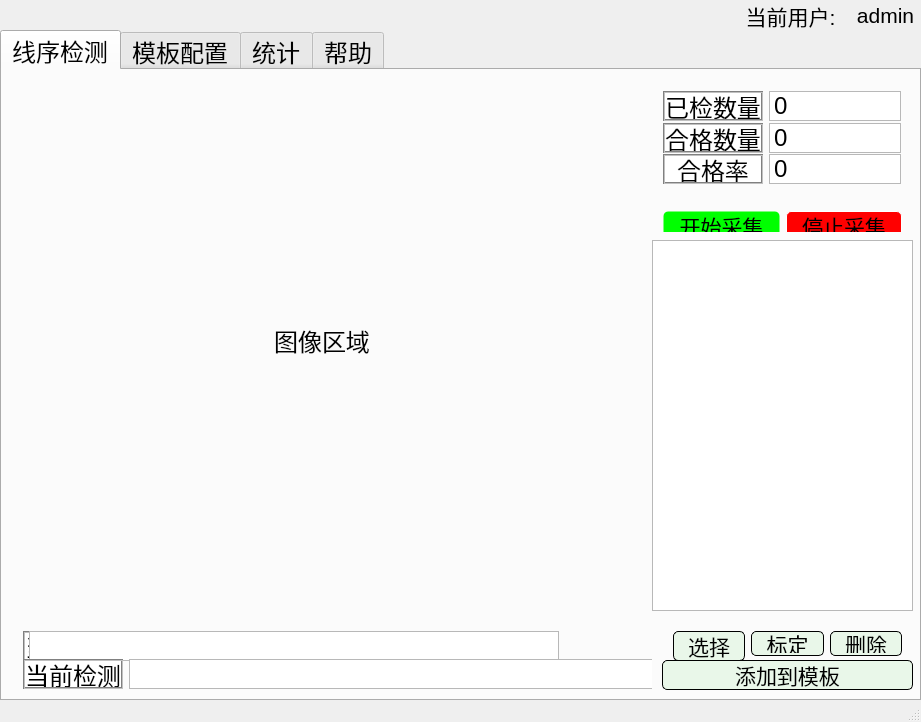
<?xml version="1.0" encoding="UTF-8"?>
<ui version="4.0">
 <class>MainWindow</class>
 <widget class="QMainWindow" name="MainWindow">
  <property name="geometry">
   <rect>
    <x>0</x>
    <y>0</y>
    <width>921</width>
    <height>722</height>
   </rect>
  </property>
  <property name="sizePolicy">
   <sizepolicy hsizetype="Fixed" vsizetype="Fixed">
    <horstretch>0</horstretch>
    <verstretch>0</verstretch>
   </sizepolicy>
  </property>
  <property name="windowTitle">
   <string>线序检测</string>
  </property>
  <widget class="QWidget" name="centralWidget">
   <property name="sizePolicy">
    <sizepolicy hsizetype="Expanding" vsizetype="Expanding">
     <horstretch>0</horstretch>
     <verstretch>0</verstretch>
    </sizepolicy>
   </property>
   <widget class="QTabWidget" name="tabWidget">
    <property name="geometry">
     <rect>
      <x>0</x>
      <y>30</y>
      <width>921</width>
      <height>671</height>
     </rect>
    </property>
    <property name="sizePolicy">
     <sizepolicy hsizetype="Preferred" vsizetype="Preferred">
      <horstretch>0</horstretch>
      <verstretch>0</verstretch>
     </sizepolicy>
    </property>
    <property name="font">
     <font>
      <pointsize>18</pointsize>
     </font>
    </property>
    <property name="layoutDirection">
     <enum>Qt::LeftToRight</enum>
    </property>
    <property name="currentIndex">
     <number>0</number>
    </property>
    <property name="iconSize">
     <size>
      <width>16</width>
      <height>16</height>
     </size>
    </property>
    <widget class="QWidget" name="tab1">
     <property name="font">
      <font>
       <pointsize>18</pointsize>
      </font>
     </property>
     <attribute name="title">
      <string>线序检测</string>
     </attribute>
     <widget class="QLabel" name="label_camera">
      <property name="geometry">
       <rect>
        <x>0</x>
        <y>0</y>
        <width>640</width>
        <height>540</height>
       </rect>
      </property>
      <property name="sizePolicy">
       <sizepolicy hsizetype="Fixed" vsizetype="Fixed">
        <horstretch>0</horstretch>
        <verstretch>0</verstretch>
       </sizepolicy>
      </property>
      <property name="minimumSize">
       <size>
        <width>640</width>
        <height>540</height>
       </size>
      </property>
      <property name="maximumSize">
       <size>
        <width>640</width>
        <height>540</height>
       </size>
      </property>
      <property name="text">
       <string>图像区域</string>
      </property>
      <property name="alignment">
       <set>Qt::AlignCenter</set>
      </property>
     </widget>
     <widget class="QWidget" name="layoutWidget">
      <property name="geometry">
       <rect>
        <x>10</x>
        <y>550</y>
        <width>640</width>
        <height>72</height>
       </rect>
      </property>
      <layout class="QVBoxLayout" name="verticalLayout_2">
       <item>
        <layout class="QFormLayout" name="formLayout">
         <property name="sizeConstraint">
          <enum>QLayout::SetMinimumSize</enum>
         </property>
         <item row="0" column="0">
          <widget class="QLabel" name="label_current_template">
           <property name="sizePolicy">
            <sizepolicy hsizetype="Fixed" vsizetype="Fixed">
             <horstretch>0</horstretch>
             <verstretch>0</verstretch>
            </sizepolicy>
           </property>
           <property name="minimumSize">
            <size>
             <width>100</width>
             <height>30</height>
            </size>
           </property>
           <property name="maximumSize">
            <size>
             <width>100</width>
             <height>30</height>
            </size>
           </property>
           <property name="sizeIncrement">
            <size>
             <width>100</width>
             <height>30</height>
            </size>
           </property>
           <property name="baseSize">
            <size>
             <width>100</width>
             <height>30</height>
            </size>
           </property>
           <property name="font">
            <font>
             <pointsize>18</pointsize>
            </font>
           </property>
           <property name="autoFillBackground">
            <bool>false</bool>
           </property>
           <property name="styleSheet">
            <string notr="true">background-color:white;
color: black;
border: 2px groove gray</string>
           </property>
           <property name="text">
            <string>当前模板</string>
           </property>
           <property name="alignment">
            <set>Qt::AlignCenter</set>
           </property>
          </widget>
         </item>
         <item row="0" column="1">
          <widget class="QTextEdit" name="textEdit_current_template">
           <property name="sizePolicy">
            <sizepolicy hsizetype="Fixed" vsizetype="Fixed">
             <horstretch>0</horstretch>
             <verstretch>0</verstretch>
            </sizepolicy>
           </property>
           <property name="minimumSize">
            <size>
             <width>530</width>
             <height>30</height>
            </size>
           </property>
           <property name="maximumSize">
            <size>
             <width>500</width>
             <height>30</height>
            </size>
           </property>
           <property name="font">
            <font>
             <pointsize>18</pointsize>
            </font>
           </property>
           <property name="layoutDirection">
            <enum>Qt::RightToLeft</enum>
           </property>
           <property name="frameShadow">
            <enum>QFrame::Raised</enum>
           </property>
           <property name="verticalScrollBarPolicy">
            <enum>Qt::ScrollBarAlwaysOff</enum>
           </property>
           <property name="horizontalScrollBarPolicy">
            <enum>Qt::ScrollBarAlwaysOff</enum>
           </property>
           <property name="html">
            <string>&lt;!DOCTYPE HTML PUBLIC &quot;-//W3C//DTD HTML 4.0//EN&quot; &quot;http://www.w3.org/TR/REC-html40/strict.dtd&quot;&gt;
&lt;html&gt;&lt;head&gt;&lt;meta name=&quot;qrichtext&quot; content=&quot;1&quot; /&gt;&lt;style type=&quot;text/css&quot;&gt;
p, li { white-space: pre-wrap; }
&lt;/style&gt;&lt;/head&gt;&lt;body style=&quot; font-family:'Ubuntu'; font-size:18pt; font-weight:400; font-style:normal;&quot;&gt;
&lt;p style=&quot;-qt-paragraph-type:empty; margin-top:0px; margin-bottom:0px; margin-left:0px; margin-right:0px; -qt-block-indent:0; text-indent:0px;&quot;&gt;&lt;br /&gt;&lt;/p&gt;&lt;/body&gt;&lt;/html&gt;</string>
           </property>
          </widget>
         </item>
        </layout>
       </item>
       <item>
        <layout class="QHBoxLayout" name="horizontalLayout_5">
         <property name="sizeConstraint">
          <enum>QLayout::SetDefaultConstraint</enum>
         </property>
         <item>
          <widget class="QLabel" name="label_current_detect">
           <property name="sizePolicy">
            <sizepolicy hsizetype="Fixed" vsizetype="Fixed">
             <horstretch>0</horstretch>
             <verstretch>0</verstretch>
            </sizepolicy>
           </property>
           <property name="minimumSize">
            <size>
             <width>100</width>
             <height>30</height>
            </size>
           </property>
           <property name="maximumSize">
            <size>
             <width>100</width>
             <height>30</height>
            </size>
           </property>
           <property name="font">
            <font>
             <pointsize>18</pointsize>
            </font>
           </property>
           <property name="autoFillBackground">
            <bool>false</bool>
           </property>
           <property name="styleSheet">
            <string notr="true">background-color:white;
color: black;
border: 2px groove gray</string>
           </property>
           <property name="text">
            <string>当前检测</string>
           </property>
           <property name="alignment">
            <set>Qt::AlignCenter</set>
           </property>
          </widget>
         </item>
         <item>
          <widget class="QTextEdit" name="textEdit_current_detect">
           <property name="sizePolicy">
            <sizepolicy hsizetype="Fixed" vsizetype="Fixed">
             <horstretch>0</horstretch>
             <verstretch>0</verstretch>
            </sizepolicy>
           </property>
           <property name="minimumSize">
            <size>
             <width>530</width>
             <height>30</height>
            </size>
           </property>
           <property name="maximumSize">
            <size>
             <width>530</width>
             <height>30</height>
            </size>
           </property>
           <property name="font">
            <font>
             <pointsize>18</pointsize>
            </font>
           </property>
           <property name="layoutDirection">
            <enum>Qt::RightToLeft</enum>
           </property>
           <property name="frameShadow">
            <enum>QFrame::Raised</enum>
           </property>
           <property name="verticalScrollBarPolicy">
            <enum>Qt::ScrollBarAlwaysOff</enum>
           </property>
           <property name="horizontalScrollBarPolicy">
            <enum>Qt::ScrollBarAlwaysOff</enum>
           </property>
           <property name="html">
            <string>&lt;!DOCTYPE HTML PUBLIC &quot;-//W3C//DTD HTML 4.0//EN&quot; &quot;http://www.w3.org/TR/REC-html40/strict.dtd&quot;&gt;
&lt;html&gt;&lt;head&gt;&lt;meta name=&quot;qrichtext&quot; content=&quot;1&quot; /&gt;&lt;style type=&quot;text/css&quot;&gt;
p, li { white-space: pre-wrap; }
&lt;/style&gt;&lt;/head&gt;&lt;body style=&quot; font-family:'Ubuntu'; font-size:18pt; font-weight:400; font-style:normal;&quot;&gt;
&lt;p style=&quot;-qt-paragraph-type:empty; margin-top:0px; margin-bottom:0px; margin-left:0px; margin-right:0px; -qt-block-indent:0; text-indent:0px;&quot;&gt;&lt;br /&gt;&lt;/p&gt;&lt;/body&gt;&lt;/html&gt;</string>
           </property>
          </widget>
         </item>
        </layout>
       </item>
      </layout>
     </widget>
     <widget class="QPushButton" name="btn_add_template">
      <property name="geometry">
       <rect>
        <x>660</x>
        <y>590</y>
        <width>251</width>
        <height>30</height>
       </rect>
      </property>
      <property name="sizePolicy">
       <sizepolicy hsizetype="Expanding" vsizetype="Fixed">
        <horstretch>0</horstretch>
        <verstretch>0</verstretch>
       </sizepolicy>
      </property>
      <property name="minimumSize">
       <size>
        <width>180</width>
        <height>30</height>
       </size>
      </property>
      <property name="maximumSize">
       <size>
        <width>500</width>
        <height>30</height>
       </size>
      </property>
      <property name="font">
       <font>
        <pointsize>16</pointsize>
       </font>
      </property>
      <property name="styleSheet">
       <string notr="true">background-color:rgba(100,225,100,30);
border-style:inset;
border-width:1px;
border-radius:5px;
border-color:rgba(0,0,0,1);
padding:2px;</string>
      </property>
      <property name="text">
       <string>添加到模板</string>
      </property>
     </widget>
     <widget class="QTableView" name="tableView_template">
      <property name="geometry">
       <rect>
        <x>650</x>
        <y>170</y>
        <width>261</width>
        <height>371</height>
       </rect>
      </property>
     </widget>
     <widget class="QWidget" name="layoutWidget">
      <property name="geometry">
       <rect>
        <x>650</x>
        <y>130</y>
        <width>261</width>
        <height>32</height>
       </rect>
      </property>
      <layout class="QHBoxLayout" name="horizontalLayout_4">
       <item>
        <widget class="QPushButton" name="btn_start_camera">
         <property name="sizePolicy">
          <sizepolicy hsizetype="Expanding" vsizetype="Fixed">
           <horstretch>0</horstretch>
           <verstretch>0</verstretch>
          </sizepolicy>
         </property>
         <property name="minimumSize">
          <size>
           <width>90</width>
           <height>30</height>
          </size>
         </property>
         <property name="font">
          <font>
           <pointsize>16</pointsize>
          </font>
         </property>
         <property name="autoFillBackground">
          <bool>false</bool>
         </property>
         <property name="styleSheet">
          <string notr="true">background-color:rgb(0, 255, 0);
border-style:inset;
border-width:1px;
border-radius:5px;
border-color:rgba(255,255,255,0);
padding:2px;</string>
         </property>
         <property name="text">
          <string>开始采集</string>
         </property>
        </widget>
       </item>
       <item>
        <widget class="QPushButton" name="btn_stop_camera">
         <property name="sizePolicy">
          <sizepolicy hsizetype="Expanding" vsizetype="Fixed">
           <horstretch>0</horstretch>
           <verstretch>0</verstretch>
          </sizepolicy>
         </property>
         <property name="minimumSize">
          <size>
           <width>90</width>
           <height>30</height>
          </size>
         </property>
         <property name="font">
          <font>
           <pointsize>16</pointsize>
          </font>
         </property>
         <property name="styleSheet">
          <string notr="true">background-color:rgb(255, 0, 0);
border-style:inset;
border-width:1px;
border-radius:5px;
border-color:rgba(255,255,255,1);
padding:2px;</string>
         </property>
         <property name="text">
          <string>停止采集</string>
         </property>
        </widget>
       </item>
      </layout>
     </widget>
     <widget class="QWidget" name="layoutWidget">
      <property name="geometry">
       <rect>
        <x>660</x>
        <y>550</y>
        <width>251</width>
        <height>40</height>
       </rect>
      </property>
      <layout class="QHBoxLayout" name="horizontalLayout_6">
       <property name="spacing">
        <number>6</number>
       </property>
       <item>
        <widget class="QPushButton" name="btn_choose_template">
         <property name="sizePolicy">
          <sizepolicy hsizetype="Fixed" vsizetype="Fixed">
           <horstretch>0</horstretch>
           <verstretch>0</verstretch>
          </sizepolicy>
         </property>
         <property name="minimumSize">
          <size>
           <width>40</width>
           <height>30</height>
          </size>
         </property>
         <property name="maximumSize">
          <size>
           <width>80</width>
           <height>30</height>
          </size>
         </property>
         <property name="font">
          <font>
           <pointsize>16</pointsize>
          </font>
         </property>
         <property name="autoFillBackground">
          <bool>false</bool>
         </property>
         <property name="styleSheet">
          <string notr="true">background-color:rgba(100,225,100,30);
border-style:inset;
border-width:1px;
border-radius:5px;
border-color:rgba(0,0,0,1);
padding:2px;
</string>
         </property>
         <property name="text">
          <string>选择</string>
         </property>
        </widget>
       </item>
       <item>
        <widget class="QPushButton" name="btn_calibration">
         <property name="sizePolicy">
          <sizepolicy hsizetype="Fixed" vsizetype="Fixed">
           <horstretch>0</horstretch>
           <verstretch>0</verstretch>
          </sizepolicy>
         </property>
         <property name="minimumSize">
          <size>
           <width>40</width>
           <height>25</height>
          </size>
         </property>
         <property name="maximumSize">
          <size>
           <width>80</width>
           <height>30</height>
          </size>
         </property>
         <property name="font">
          <font>
           <pointsize>16</pointsize>
          </font>
         </property>
         <property name="styleSheet">
          <string notr="true">background-color:rgba(100,225,100,30);
border-style:inset;
border-width:1px;
border-radius:5px;
border-color:rgba(0,0,0,1);
padding:2px;</string>
         </property>
         <property name="text">
          <string>标定</string>
         </property>
        </widget>
       </item>
       <item>
        <widget class="QPushButton" name="btn_delete">
         <property name="sizePolicy">
          <sizepolicy hsizetype="Fixed" vsizetype="Fixed">
           <horstretch>0</horstretch>
           <verstretch>0</verstretch>
          </sizepolicy>
         </property>
         <property name="minimumSize">
          <size>
           <width>40</width>
           <height>25</height>
          </size>
         </property>
         <property name="maximumSize">
          <size>
           <width>80</width>
           <height>30</height>
          </size>
         </property>
         <property name="font">
          <font>
           <pointsize>16</pointsize>
          </font>
         </property>
         <property name="styleSheet">
          <string notr="true">background-color:rgba(100,225,100,30);
border-style:inset;
border-width:1px;
border-radius:5px;
border-color:rgba(0,0,0,1);
padding:2px;</string>
         </property>
         <property name="text">
          <string>删除</string>
         </property>
        </widget>
       </item>
      </layout>
     </widget>
     <widget class="QWidget" name="layoutWidget">
      <property name="geometry">
       <rect>
        <x>650</x>
        <y>10</y>
        <width>260</width>
        <height>110</height>
       </rect>
      </property>
      <layout class="QVBoxLayout" name="verticalLayout">
       <item>
        <layout class="QHBoxLayout" name="horizontalLayout">
         <item>
          <widget class="QLabel" name="label_total">
           <property name="sizePolicy">
            <sizepolicy hsizetype="Expanding" vsizetype="Fixed">
             <horstretch>0</horstretch>
             <verstretch>0</verstretch>
            </sizepolicy>
           </property>
           <property name="minimumSize">
            <size>
             <width>100</width>
             <height>30</height>
            </size>
           </property>
           <property name="maximumSize">
            <size>
             <width>100</width>
             <height>30</height>
            </size>
           </property>
           <property name="font">
            <font>
             <pointsize>18</pointsize>
            </font>
           </property>
           <property name="autoFillBackground">
            <bool>false</bool>
           </property>
           <property name="styleSheet">
            <string notr="true">background-color:white;
color: black;   
border: 2px groove gray</string>
           </property>
           <property name="text">
            <string>已检数量</string>
           </property>
           <property name="alignment">
            <set>Qt::AlignCenter</set>
           </property>
          </widget>
         </item>
         <item>
          <widget class="QTextEdit" name="textEdit_total">
           <property name="sizePolicy">
            <sizepolicy hsizetype="Fixed" vsizetype="Fixed">
             <horstretch>0</horstretch>
             <verstretch>0</verstretch>
            </sizepolicy>
           </property>
           <property name="minimumSize">
            <size>
             <width>100</width>
             <height>30</height>
            </size>
           </property>
           <property name="maximumSize">
            <size>
             <width>150</width>
             <height>30</height>
            </size>
           </property>
           <property name="font">
            <font>
             <pointsize>18</pointsize>
            </font>
           </property>
           <property name="layoutDirection">
            <enum>Qt::RightToLeft</enum>
           </property>
           <property name="frameShadow">
            <enum>QFrame::Raised</enum>
           </property>
           <property name="verticalScrollBarPolicy">
            <enum>Qt::ScrollBarAlwaysOff</enum>
           </property>
           <property name="horizontalScrollBarPolicy">
            <enum>Qt::ScrollBarAlwaysOff</enum>
           </property>
           <property name="html">
            <string>&lt;!DOCTYPE HTML PUBLIC &quot;-//W3C//DTD HTML 4.0//EN&quot; &quot;http://www.w3.org/TR/REC-html40/strict.dtd&quot;&gt;
&lt;html&gt;&lt;head&gt;&lt;meta name=&quot;qrichtext&quot; content=&quot;1&quot; /&gt;&lt;style type=&quot;text/css&quot;&gt;
p, li { white-space: pre-wrap; }
&lt;/style&gt;&lt;/head&gt;&lt;body style=&quot; font-family:'Ubuntu'; font-size:18pt; font-weight:400; font-style:normal;&quot;&gt;
&lt;p style=&quot; margin-top:0px; margin-bottom:0px; margin-left:0px; margin-right:0px; -qt-block-indent:0; text-indent:0px;&quot;&gt;&lt;span style=&quot; font-family:'SimSun';&quot;&gt;0&lt;/span&gt;&lt;/p&gt;&lt;/body&gt;&lt;/html&gt;</string>
           </property>
          </widget>
         </item>
        </layout>
       </item>
       <item>
        <layout class="QHBoxLayout" name="horizontalLayout_2">
         <property name="spacing">
          <number>6</number>
         </property>
         <property name="leftMargin">
          <number>0</number>
         </property>
         <property name="topMargin">
          <number>0</number>
         </property>
         <property name="rightMargin">
          <number>0</number>
         </property>
         <property name="bottomMargin">
          <number>0</number>
         </property>
         <item>
          <widget class="QLabel" name="label_qualify">
           <property name="sizePolicy">
            <sizepolicy hsizetype="Fixed" vsizetype="Fixed">
             <horstretch>0</horstretch>
             <verstretch>0</verstretch>
            </sizepolicy>
           </property>
           <property name="minimumSize">
            <size>
             <width>100</width>
             <height>30</height>
            </size>
           </property>
           <property name="maximumSize">
            <size>
             <width>100</width>
             <height>30</height>
            </size>
           </property>
           <property name="font">
            <font>
             <pointsize>18</pointsize>
            </font>
           </property>
           <property name="autoFillBackground">
            <bool>false</bool>
           </property>
           <property name="styleSheet">
            <string notr="true">background-color:white;
color: black;   
border: 2px groove gray</string>
           </property>
           <property name="text">
            <string>合格数量</string>
           </property>
           <property name="alignment">
            <set>Qt::AlignCenter</set>
           </property>
          </widget>
         </item>
         <item>
          <widget class="QTextEdit" name="textEdit_qualify">
           <property name="sizePolicy">
            <sizepolicy hsizetype="Fixed" vsizetype="Fixed">
             <horstretch>0</horstretch>
             <verstretch>0</verstretch>
            </sizepolicy>
           </property>
           <property name="minimumSize">
            <size>
             <width>100</width>
             <height>30</height>
            </size>
           </property>
           <property name="maximumSize">
            <size>
             <width>150</width>
             <height>30</height>
            </size>
           </property>
           <property name="font">
            <font>
             <pointsize>18</pointsize>
            </font>
           </property>
           <property name="layoutDirection">
            <enum>Qt::RightToLeft</enum>
           </property>
           <property name="frameShadow">
            <enum>QFrame::Raised</enum>
           </property>
           <property name="verticalScrollBarPolicy">
            <enum>Qt::ScrollBarAlwaysOff</enum>
           </property>
           <property name="horizontalScrollBarPolicy">
            <enum>Qt::ScrollBarAlwaysOff</enum>
           </property>
           <property name="html">
            <string>&lt;!DOCTYPE HTML PUBLIC &quot;-//W3C//DTD HTML 4.0//EN&quot; &quot;http://www.w3.org/TR/REC-html40/strict.dtd&quot;&gt;
&lt;html&gt;&lt;head&gt;&lt;meta name=&quot;qrichtext&quot; content=&quot;1&quot; /&gt;&lt;style type=&quot;text/css&quot;&gt;
p, li { white-space: pre-wrap; }
&lt;/style&gt;&lt;/head&gt;&lt;body style=&quot; font-family:'Ubuntu'; font-size:18pt; font-weight:400; font-style:normal;&quot;&gt;
&lt;p style=&quot; margin-top:0px; margin-bottom:0px; margin-left:0px; margin-right:0px; -qt-block-indent:0; text-indent:0px;&quot;&gt;&lt;span style=&quot; font-family:'SimSun';&quot;&gt;0&lt;/span&gt;&lt;/p&gt;&lt;/body&gt;&lt;/html&gt;</string>
           </property>
          </widget>
         </item>
        </layout>
       </item>
       <item>
        <layout class="QHBoxLayout" name="horizontalLayout_3">
         <item>
          <widget class="QLabel" name="label_percent">
           <property name="sizePolicy">
            <sizepolicy hsizetype="Expanding" vsizetype="Fixed">
             <horstretch>0</horstretch>
             <verstretch>0</verstretch>
            </sizepolicy>
           </property>
           <property name="minimumSize">
            <size>
             <width>100</width>
             <height>30</height>
            </size>
           </property>
           <property name="maximumSize">
            <size>
             <width>100</width>
             <height>30</height>
            </size>
           </property>
           <property name="font">
            <font>
             <pointsize>18</pointsize>
            </font>
           </property>
           <property name="autoFillBackground">
            <bool>false</bool>
           </property>
           <property name="styleSheet">
            <string notr="true">background-color:white;
color: black;
border: 2px groove gray</string>
           </property>
           <property name="text">
            <string>合格率</string>
           </property>
           <property name="alignment">
            <set>Qt::AlignCenter</set>
           </property>
           <property name="wordWrap">
            <bool>false</bool>
           </property>
           <property name="margin">
            <number>0</number>
           </property>
           <property name="openExternalLinks">
            <bool>false</bool>
           </property>
          </widget>
         </item>
         <item>
          <widget class="QTextEdit" name="textEdit_percent">
           <property name="minimumSize">
            <size>
             <width>100</width>
             <height>30</height>
            </size>
           </property>
           <property name="maximumSize">
            <size>
             <width>150</width>
             <height>30</height>
            </size>
           </property>
           <property name="font">
            <font>
             <pointsize>18</pointsize>
            </font>
           </property>
           <property name="layoutDirection">
            <enum>Qt::RightToLeft</enum>
           </property>
           <property name="frameShadow">
            <enum>QFrame::Raised</enum>
           </property>
           <property name="verticalScrollBarPolicy">
            <enum>Qt::ScrollBarAlwaysOff</enum>
           </property>
           <property name="horizontalScrollBarPolicy">
            <enum>Qt::ScrollBarAlwaysOff</enum>
           </property>
           <property name="html">
            <string>&lt;!DOCTYPE HTML PUBLIC &quot;-//W3C//DTD HTML 4.0//EN&quot; &quot;http://www.w3.org/TR/REC-html40/strict.dtd&quot;&gt;
&lt;html&gt;&lt;head&gt;&lt;meta name=&quot;qrichtext&quot; content=&quot;1&quot; /&gt;&lt;style type=&quot;text/css&quot;&gt;
p, li { white-space: pre-wrap; }
&lt;/style&gt;&lt;/head&gt;&lt;body style=&quot; font-family:'Ubuntu'; font-size:18pt; font-weight:400; font-style:normal;&quot;&gt;
&lt;p style=&quot; margin-top:0px; margin-bottom:0px; margin-left:0px; margin-right:0px; -qt-block-indent:0; text-indent:0px;&quot;&gt;&lt;span style=&quot; font-family:'SimSun';&quot;&gt;0&lt;/span&gt;&lt;/p&gt;&lt;/body&gt;&lt;/html&gt;</string>
           </property>
          </widget>
         </item>
        </layout>
       </item>
      </layout>
     </widget>
    </widget>
    <widget class="QWidget" name="tab_3">
     <attribute name="title">
      <string>模板配置</string>
     </attribute>
     <widget class="QMyTreeWidget" name="widget_tree" native="true">
      <property name="geometry">
       <rect>
        <x>40</x>
        <y>50</y>
        <width>391</width>
        <height>541</height>
       </rect>
      </property>
      <property name="contextMenuPolicy">
       <enum>Qt::CustomContextMenu</enum>
      </property>
     </widget>
    </widget>
    <widget class="QWidget" name="tab">
     <attribute name="title">
      <string>统计</string>
     </attribute>
     <widget class="ChartWidget" name="widget_chart" native="true">
      <property name="geometry">
       <rect>
        <x>0</x>
        <y>0</y>
        <width>911</width>
        <height>621</height>
       </rect>
      </property>
     </widget>
    </widget>
    <widget class="QWidget" name="tab_2">
     <attribute name="title">
      <string>帮助</string>
     </attribute>
    </widget>
   </widget>
   <widget class="QLabel" name="label">
    <property name="geometry">
     <rect>
      <x>740</x>
      <y>0</y>
      <width>101</width>
      <height>31</height>
     </rect>
    </property>
    <property name="font">
     <font>
      <pointsize>16</pointsize>
     </font>
    </property>
    <property name="text">
     <string>当前用户:</string>
    </property>
    <property name="alignment">
     <set>Qt::AlignCenter</set>
    </property>
   </widget>
   <widget class="QLabel" name="label_current_user">
    <property name="geometry">
     <rect>
      <x>840</x>
      <y>0</y>
      <width>91</width>
      <height>31</height>
     </rect>
    </property>
    <property name="font">
     <font>
      <pointsize>16</pointsize>
     </font>
    </property>
    <property name="text">
     <string>admin</string>
    </property>
    <property name="alignment">
     <set>Qt::AlignCenter</set>
    </property>
   </widget>
  </widget>
  <widget class="QStatusBar" name="statusBar"/>
 </widget>
 <layoutdefault spacing="6" margin="11"/>
 <customwidgets>
  <customwidget>
   <class>QMyTreeWidget</class>
   <extends>QWidget</extends>
   <header>qmytreewidget.h</header>
   <container>1</container>
  </customwidget>
  <customwidget>
   <class>ChartWidget</class>
   <extends>QWidget</extends>
   <header>chartwidget.h</header>
   <container>1</container>
  </customwidget>
 </customwidgets>
 <resources/>
 <connections/>
</ui>
